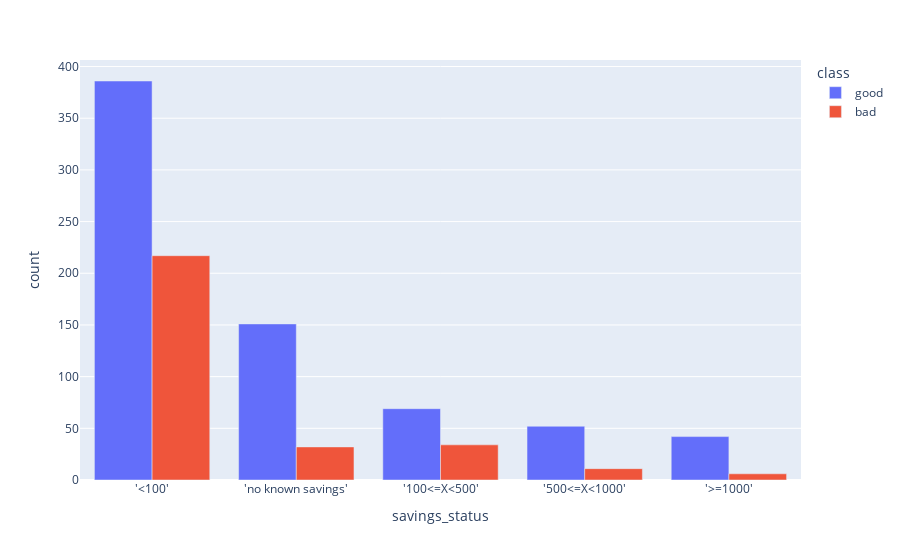

Notebook cell for this chart:
### Code cell
px.bar(counts, color='class', y='count', x='savings_status', barmode='group')

### Figure 1 — Plotly figure (JSON) as saved in the notebook; plotly's stock layout.template omitted (floating-point values rounded to 4 significant figures)
{"data": [{"alignmentgroup": "True", "hovertemplate": "class=good<br>savings_status=%{x}<br>count=%{y}<extra></extra>", "legendgroup": "good", "marker": {"color": "#636efa", "pattern": {"shape": ""}}, "name": "good", "offsetgroup": "good", "orientation": "v", "showlegend": true, "textposition": "auto", "type": "bar", "x": ["'<100'", "'no known savings'", "'100<=X<500'", "'500<=X<1000'", "'>=1000'"], "xaxis": "x", "y": [386, 151, 69, 52, 42], "yaxis": "y"}, {"alignmentgroup": "True", "hovertemplate": "class=bad<br>savings_status=%{x}<br>count=%{y}<extra></extra>", "legendgroup": "bad", "marker": {"color": "#EF553B", "pattern": {"shape": ""}}, "name": "bad", "offsetgroup": "bad", "orientation": "v", "showlegend": true, "textposition": "auto", "type": "bar", "x": ["'<100'", "'100<=X<500'", "'no known savings'", "'500<=X<1000'", "'>=1000'"], "xaxis": "x", "y": [217, 34, 32, 11, 6], "yaxis": "y"}], "layout": {"barmode": "group", "legend": {"title": {"text": "class"}, "tracegroupgap": 0}, "margin": {"t": 60}, "xaxis": {"anchor": "y", "domain": [0, 1], "title": {"text": "savings_status"}}, "yaxis": {"anchor": "x", "domain": [0, 1], "title": {"text": "count"}}}}
